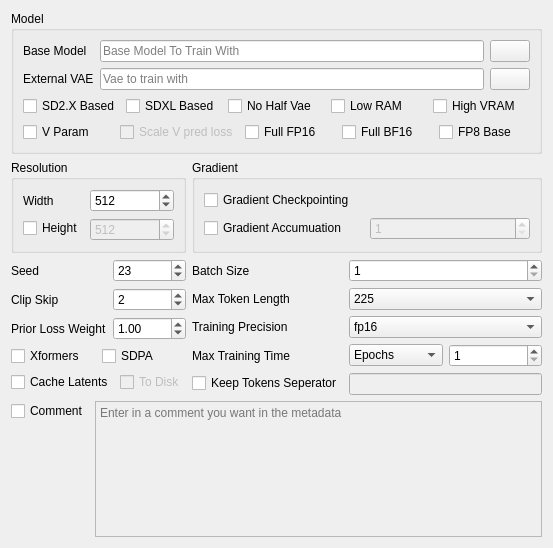
<?xml version="1.0" encoding="UTF-8"?>
<ui version="4.0">
 <class>base_args_ui</class>
 <widget class="QWidget" name="base_args_ui">
  <property name="geometry">
   <rect>
    <x>0</x>
    <y>0</y>
    <width>553</width>
    <height>548</height>
   </rect>
  </property>
  <property name="windowTitle">
   <string>Form</string>
  </property>
  <layout class="QGridLayout" name="gridLayout_3">
   <item row="5" column="1">
    <layout class="QFormLayout" name="formLayout_6">
     <item row="0" column="0">
      <widget class="QLabel" name="label_7">
       <property name="toolTip">
        <string>&lt;html&gt;&lt;head/&gt;&lt;body&gt;&lt;p&gt;The random seed that is used to do all randomization within the training process.&lt;/p&gt;&lt;/body&gt;&lt;/html&gt;</string>
       </property>
       <property name="text">
        <string>Seed</string>
       </property>
      </widget>
     </item>
     <item row="0" column="1">
      <widget class="SpinBox" name="seed_input">
       <property name="focusPolicy">
        <enum>Qt::StrongFocus</enum>
       </property>
       <property name="toolTip">
        <string>&lt;html&gt;&lt;head/&gt;&lt;body&gt;&lt;p&gt;The random seed that is used to do all randomization within the training process.&lt;/p&gt;&lt;/body&gt;&lt;/html&gt;</string>
       </property>
       <property name="minimum">
        <number>0</number>
       </property>
       <property name="maximum">
        <number>16777215</number>
       </property>
       <property name="value">
        <number>23</number>
       </property>
      </widget>
     </item>
     <item row="1" column="0">
      <widget class="QLabel" name="label_9">
       <property name="toolTip">
        <string>&lt;html&gt;&lt;head/&gt;&lt;body&gt;&lt;p&gt;The number of layers to skip while training. Generally, for SD1.X models, clip skip is either set to 1 or 2. SDXL doesn't need clip skip, however&lt;/p&gt;&lt;/body&gt;&lt;/html&gt;</string>
       </property>
       <property name="text">
        <string>Clip Skip</string>
       </property>
      </widget>
     </item>
     <item row="1" column="1">
      <widget class="SpinBox" name="clip_skip_input">
       <property name="focusPolicy">
        <enum>Qt::StrongFocus</enum>
       </property>
       <property name="toolTip">
        <string>&lt;html&gt;&lt;head/&gt;&lt;body&gt;&lt;p&gt;The number of layers to skip while training. Generally, for SD1.X models, clip skip is either set to 1 or 2. SDXL doesn't need clip skip, however&lt;/p&gt;&lt;/body&gt;&lt;/html&gt;</string>
       </property>
       <property name="minimum">
        <number>1</number>
       </property>
       <property name="value">
        <number>2</number>
       </property>
      </widget>
     </item>
     <item row="2" column="0">
      <widget class="QLabel" name="label_10">
       <property name="toolTip">
        <string>&lt;html&gt;&lt;head/&gt;&lt;body&gt;&lt;p&gt;Prior Loss Weight is the weight of the Prior Loss. Prior Loss is a loss specifically designed to help the model not erase concepts while it trains in new concepts. The weight is how much of an effect the Prior Loss has.&lt;/p&gt;&lt;/body&gt;&lt;/html&gt;</string>
       </property>
       <property name="text">
        <string>Prior Loss Weight</string>
       </property>
      </widget>
     </item>
     <item row="2" column="1">
      <widget class="DoubleSpinBox" name="loss_weight_input">
       <property name="focusPolicy">
        <enum>Qt::StrongFocus</enum>
       </property>
       <property name="toolTip">
        <string>&lt;html&gt;&lt;head/&gt;&lt;body&gt;&lt;p&gt;Prior Loss Weight is the weight of the Prior Loss. Prior Loss is a loss specifically designed to help the model not erase concepts while it trains in new concepts. The weight is how much of an effect the Prior Loss has.&lt;/p&gt;&lt;/body&gt;&lt;/html&gt;</string>
       </property>
       <property name="minimum">
        <double>0.010000000000000</double>
       </property>
       <property name="singleStep">
        <double>0.010000000000000</double>
       </property>
       <property name="value">
        <double>1.000000000000000</double>
       </property>
      </widget>
     </item>
     <item row="4" column="0" colspan="2">
      <layout class="QHBoxLayout" name="horizontalLayout_5">
       <item>
        <widget class="QCheckBox" name="cache_latents_enable">
         <property name="toolTip">
          <string>&lt;html&gt;&lt;head/&gt;&lt;body&gt;&lt;p&gt;Cache Latents Creates a cache of the latent representation of the images prior to training, this speeds up training, and slightly reduces VRAM requirements, but prevents the usage of random crop during runtime&lt;/p&gt;&lt;/body&gt;&lt;/html&gt;</string>
         </property>
         <property name="text">
          <string>Cache Latents</string>
         </property>
        </widget>
       </item>
       <item>
        <widget class="QCheckBox" name="cache_latents_to_disk_enable">
         <property name="enabled">
          <bool>false</bool>
         </property>
         <property name="toolTip">
          <string>&lt;html&gt;&lt;head/&gt;&lt;body&gt;&lt;p&gt;Cache Latents, but saves the cached files to disk, this means that if you intend to train on the same dataset multiple times, you are able to skip the caching step the second time onward&lt;/p&gt;&lt;/body&gt;&lt;/html&gt;</string>
         </property>
         <property name="text">
          <string>To Disk</string>
         </property>
        </widget>
       </item>
      </layout>
     </item>
     <item row="3" column="0" colspan="2">
      <layout class="QHBoxLayout" name="horizontalLayout_7">
       <item>
        <widget class="QCheckBox" name="xformers_enable">
         <property name="enabled">
          <bool>true</bool>
         </property>
         <property name="toolTip">
          <string>&lt;html&gt;&lt;head/&gt;&lt;body&gt;&lt;p&gt;XFormers Is a memory optimization library that drastically reduces VRAM usage while not reducing speed of training very much.&lt;/p&gt;&lt;/body&gt;&lt;/html&gt;</string>
         </property>
         <property name="text">
          <string>Xformers</string>
         </property>
         <property name="checked">
          <bool>false</bool>
         </property>
        </widget>
       </item>
       <item>
        <widget class="QCheckBox" name="sdpa_enable">
         <property name="toolTip">
          <string>&lt;html&gt;&lt;head/&gt;&lt;body&gt;&lt;p&gt;SDPA Is a PyTorch memory optimization that drastically reduces VRAM usage while not reducing speed of training very much.&lt;/p&gt;&lt;/body&gt;&lt;/html&gt;</string>
         </property>
         <property name="text">
          <string>SDPA</string>
         </property>
        </widget>
       </item>
      </layout>
     </item>
    </layout>
   </item>
   <item row="4" column="1">
    <widget class="QGroupBox" name="resolution_box">
     <property name="toolTip">
      <string>&lt;html&gt;&lt;head/&gt;&lt;body&gt;&lt;p&gt;The base resolution that you are training at. If Height isn't checked, Width acts as both Width and Height. Typically SD1.X models are trained at 512x512, and SDXL models are trained at 1024x1024&lt;/p&gt;&lt;/body&gt;&lt;/html&gt;</string>
     </property>
     <property name="title">
      <string>Resolution</string>
     </property>
     <layout class="QFormLayout" name="formLayout">
      <item row="0" column="0">
       <widget class="QLabel" name="label">
        <property name="text">
         <string>Width</string>
        </property>
       </widget>
      </item>
      <item row="0" column="1">
       <widget class="SpinBox" name="width_input">
        <property name="focusPolicy">
         <enum>Qt::StrongFocus</enum>
        </property>
        <property name="toolTip">
         <string/>
        </property>
        <property name="minimum">
         <number>1</number>
        </property>
        <property name="maximum">
         <number>16777215</number>
        </property>
        <property name="value">
         <number>512</number>
        </property>
       </widget>
      </item>
      <item row="1" column="1">
       <widget class="SpinBox" name="height_input">
        <property name="enabled">
         <bool>false</bool>
        </property>
        <property name="focusPolicy">
         <enum>Qt::StrongFocus</enum>
        </property>
        <property name="toolTip">
         <string/>
        </property>
        <property name="minimum">
         <number>1</number>
        </property>
        <property name="maximum">
         <number>16777215</number>
        </property>
        <property name="value">
         <number>512</number>
        </property>
       </widget>
      </item>
      <item row="1" column="0">
       <widget class="QCheckBox" name="height_enable">
        <property name="text">
         <string>Height</string>
        </property>
       </widget>
      </item>
     </layout>
    </widget>
   </item>
   <item row="5" column="2">
    <layout class="QFormLayout" name="formLayout_5">
     <item row="0" column="0">
      <widget class="QLabel" name="label_3">
       <property name="toolTip">
        <string>&lt;html&gt;&lt;head/&gt;&lt;body&gt;&lt;p&gt;Batch Size represents the maximum number of images within any given Batch. Due to bucketing, a Batch may not always be a full batch, as it is only possible to batch from the same bucket&lt;/p&gt;&lt;/body&gt;&lt;/html&gt;</string>
       </property>
       <property name="text">
        <string>Batch Size</string>
       </property>
      </widget>
     </item>
     <item row="0" column="1">
      <widget class="SpinBox" name="batch_size_input">
       <property name="focusPolicy">
        <enum>Qt::StrongFocus</enum>
       </property>
       <property name="toolTip">
        <string>&lt;html&gt;&lt;head/&gt;&lt;body&gt;&lt;p&gt;Batch Size represents the maximum number of images within any given Batch. Due to bucketing, a Batch may not always be a full batch, as it is only possible to batch from the same bucket&lt;/p&gt;&lt;/body&gt;&lt;/html&gt;</string>
       </property>
       <property name="minimum">
        <number>1</number>
       </property>
      </widget>
     </item>
     <item row="1" column="0">
      <widget class="QLabel" name="label_2">
       <property name="toolTip">
        <string>&lt;html&gt;&lt;head/&gt;&lt;body&gt;&lt;p&gt;Max Token Length represents the largest size a training prompt can be. Note that tokens are not the same as words.&lt;/p&gt;&lt;/body&gt;&lt;/html&gt;</string>
       </property>
       <property name="text">
        <string>Max Token Length</string>
       </property>
      </widget>
     </item>
     <item row="1" column="1">
      <widget class="ComboBox" name="max_token_selector">
       <property name="focusPolicy">
        <enum>Qt::StrongFocus</enum>
       </property>
       <property name="toolTip">
        <string>&lt;html&gt;&lt;head/&gt;&lt;body&gt;&lt;p&gt;Max Token Length represents the largest size a training prompt can be. Note that tokens are not the same as words.&lt;/p&gt;&lt;/body&gt;&lt;/html&gt;</string>
       </property>
       <item>
        <property name="text">
         <string>225</string>
        </property>
       </item>
       <item>
        <property name="text">
         <string>150</string>
        </property>
       </item>
       <item>
        <property name="text">
         <string>75</string>
        </property>
       </item>
      </widget>
     </item>
     <item row="2" column="0">
      <widget class="QLabel" name="label_5">
       <property name="toolTip">
        <string>&lt;html&gt;&lt;head/&gt;&lt;body&gt;&lt;p&gt;Training Precision, otherwise known as Mixed Precision, is the main precision that is trained at. Generally, there are parts of the model that trains better at FP32 (full), so mixed precision allows for such parts to be in full precision while keeping the majority in a lower, more VRAM friendly precision.&lt;/p&gt;&lt;/body&gt;&lt;/html&gt;</string>
       </property>
       <property name="text">
        <string>Training Precision</string>
       </property>
      </widget>
     </item>
     <item row="2" column="1">
      <widget class="ComboBox" name="mixed_precision_selector">
       <property name="focusPolicy">
        <enum>Qt::StrongFocus</enum>
       </property>
       <property name="toolTip">
        <string>&lt;html&gt;&lt;head/&gt;&lt;body&gt;&lt;p&gt;Training Precision, otherwise known as Mixed Precision, is the main precision that is trained at. Generally, there are parts of the model that trains better at FP32 (full), so mixed precision allows for such parts to be in full precision while keeping the majority in a lower, more VRAM friendly precision.&lt;/p&gt;&lt;/body&gt;&lt;/html&gt;</string>
       </property>
       <item>
        <property name="text">
         <string>fp16</string>
        </property>
       </item>
       <item>
        <property name="text">
         <string>bf16</string>
        </property>
       </item>
       <item>
        <property name="text">
         <string>float</string>
        </property>
       </item>
      </widget>
     </item>
     <item row="3" column="0">
      <widget class="QLabel" name="label_6">
       <property name="toolTip">
        <string>&lt;html&gt;&lt;head/&gt;&lt;body&gt;&lt;p&gt;Max Training Time can be in epochs or in steps. The step calculation for epochs will match perfectly with how sd-scripts calculates their steps if used.&lt;/p&gt;&lt;/body&gt;&lt;/html&gt;</string>
       </property>
       <property name="text">
        <string>Max Training Time</string>
       </property>
      </widget>
     </item>
     <item row="3" column="1">
      <layout class="QHBoxLayout" name="horizontalLayout_3">
       <item>
        <widget class="ComboBox" name="max_train_selector">
         <property name="focusPolicy">
          <enum>Qt::StrongFocus</enum>
         </property>
         <property name="toolTip">
          <string>&lt;html&gt;&lt;head/&gt;&lt;body&gt;&lt;p&gt;Max Training Time can be in epochs or in steps. The step calculation for epochs will match perfectly with how sd-scripts calculates their steps if used.&lt;/p&gt;&lt;/body&gt;&lt;/html&gt;</string>
         </property>
         <item>
          <property name="text">
           <string>Epochs</string>
          </property>
         </item>
         <item>
          <property name="text">
           <string>Steps</string>
          </property>
         </item>
        </widget>
       </item>
       <item>
        <widget class="SpinBox" name="max_train_input">
         <property name="focusPolicy">
          <enum>Qt::StrongFocus</enum>
         </property>
         <property name="toolTip">
          <string>&lt;html&gt;&lt;head/&gt;&lt;body&gt;&lt;p&gt;Max Training Time can be in epochs or in steps. The step calculation for epochs will match perfectly with how sd-scripts calculates their steps if used.&lt;/p&gt;&lt;/body&gt;&lt;/html&gt;</string>
         </property>
         <property name="minimum">
          <number>1</number>
         </property>
         <property name="maximum">
          <number>16777215</number>
         </property>
        </widget>
       </item>
      </layout>
     </item>
     <item row="4" column="0">
      <widget class="QCheckBox" name="keep_tokens_seperator_enable">
       <property name="toolTip">
        <string>&lt;html&gt;&lt;head/&gt;&lt;body&gt;&lt;p&gt;Keep Tokens Seperator is an alternative way to allow for dynamic keep tokens per file versus per folder. Typically this would be used with a string like ||| which is all but guarenteed not to show up within any caption&lt;/p&gt;&lt;/body&gt;&lt;/html&gt;</string>
       </property>
       <property name="text">
        <string>Keep Tokens Seperator</string>
       </property>
      </widget>
     </item>
     <item row="4" column="1">
      <widget class="LineEditWithHighlight" name="keep_tokens_seperator_input">
       <property name="enabled">
        <bool>false</bool>
       </property>
       <property name="toolTip">
        <string>&lt;html&gt;&lt;head/&gt;&lt;body&gt;&lt;p&gt;Keep Tokens Seperator is an alternative way to allow for dynamic keep tokens per file versus per folder. Typically this would be used with a string like ||| which is all but guarenteed not to show up within any caption&lt;/p&gt;&lt;/body&gt;&lt;/html&gt;</string>
       </property>
      </widget>
     </item>
    </layout>
   </item>
   <item row="4" column="2">
    <widget class="QGroupBox" name="groupBox">
     <property name="title">
      <string>Gradient</string>
     </property>
     <layout class="QHBoxLayout" name="horizontalLayout_8">
      <item>
       <layout class="QGridLayout" name="gridLayout">
        <item row="1" column="0">
         <widget class="QCheckBox" name="grad_accumulation_enable">
          <property name="toolTip">
           <string>&lt;html&gt;&lt;head/&gt;&lt;body&gt;&lt;p&gt;Gradient Accumulation is a tweak that does X gradient Accumulation steps for each batch, as such, you can treat it like an extension of your batch size. For example, Gradient Accumulation steps of 2, with a batch size of 4 would give you 2 batches of 4 per step, effectively making it a batch size of 8. One benefit to Gradient Accumulation that you do not have with straight batch size is that the batches may be from different buckets.&lt;/p&gt;&lt;/body&gt;&lt;/html&gt;</string>
          </property>
          <property name="text">
           <string>Gradient Accumuation</string>
          </property>
         </widget>
        </item>
        <item row="1" column="1">
         <widget class="SpinBox" name="grad_accumulation_input">
          <property name="enabled">
           <bool>false</bool>
          </property>
          <property name="focusPolicy">
           <enum>Qt::StrongFocus</enum>
          </property>
          <property name="toolTip">
           <string>&lt;html&gt;&lt;head/&gt;&lt;body&gt;&lt;p&gt;Gradient Accumulation is a tweak that does X gradient Accumulation steps for each batch, as such, you can treat it like an extension of your batch size. For example, Gradient Accumulation steps of 2, with a batch size of 4 would give you 2 batches of 4 per step, effectively making it a batch size of 8. One benefit to Gradient Accumulation that you do not have with straight batch size is that the batches may be from different buckets.&lt;/p&gt;&lt;/body&gt;&lt;/html&gt;</string>
          </property>
          <property name="minimum">
           <number>1</number>
          </property>
         </widget>
        </item>
        <item row="0" column="0" colspan="2">
         <widget class="QCheckBox" name="grad_checkpointing_enable">
          <property name="toolTip">
           <string>&lt;html&gt;&lt;head/&gt;&lt;body&gt;&lt;p&gt;Gradient Checkpointing sacrifices some speed for a reduction of VRAM. Particularly useful if you are using a GPU with less VRAM&lt;/p&gt;&lt;/body&gt;&lt;/html&gt;</string>
          </property>
          <property name="text">
           <string>Gradient Checkpointing</string>
          </property>
         </widget>
        </item>
       </layout>
      </item>
     </layout>
    </widget>
   </item>
   <item row="3" column="1" colspan="2">
    <widget class="QGroupBox" name="base_model_box">
     <property name="sizePolicy">
      <sizepolicy hsizetype="Preferred" vsizetype="Fixed">
       <horstretch>0</horstretch>
       <verstretch>0</verstretch>
      </sizepolicy>
     </property>
     <property name="title">
      <string>Model</string>
     </property>
     <layout class="QFormLayout" name="formLayout_3">
      <item row="0" column="0">
       <widget class="QLabel" name="label_4">
        <property name="toolTip">
         <string>&lt;html&gt;&lt;head/&gt;&lt;body&gt;&lt;p&gt;The base model you want to train on. Typically this would be a model from the SD1.X, 2.X and SDXL families&lt;/p&gt;&lt;/body&gt;&lt;/html&gt;</string>
        </property>
        <property name="text">
         <string>Base Model</string>
        </property>
       </widget>
      </item>
      <item row="0" column="1">
       <layout class="QHBoxLayout" name="horizontalLayout">
        <item>
         <widget class="DragDropLineEdit" name="base_model_input">
          <property name="toolTip">
           <string>&lt;html&gt;&lt;head/&gt;&lt;body&gt;&lt;p&gt;The base model you want to train on. Typically this would be a model from the SD1.X, 2.X and SDXL families&lt;/p&gt;&lt;/body&gt;&lt;/html&gt;</string>
          </property>
          <property name="placeholderText">
           <string>Base Model To Train With</string>
          </property>
         </widget>
        </item>
        <item>
         <widget class="QPushButton" name="base_model_selector">
          <property name="toolTip">
           <string>&lt;html&gt;&lt;head/&gt;&lt;body&gt;&lt;p&gt;The base model you want to train on. Typically this would be a model from the SD1.X, 2.X and SDXL families&lt;/p&gt;&lt;/body&gt;&lt;/html&gt;</string>
          </property>
          <property name="text">
           <string/>
          </property>
         </widget>
        </item>
       </layout>
      </item>
      <item row="3" column="0" colspan="2">
       <layout class="QHBoxLayout" name="horizontalLayout_6">
        <item>
         <widget class="QCheckBox" name="v_param_enable">
          <property name="enabled">
           <bool>true</bool>
          </property>
          <property name="toolTip">
           <string>&lt;html&gt;&lt;head/&gt;&lt;body&gt;&lt;p&gt;V param, short for V-Paramatarization, is a noise schedule that some models use. You can set this to train with this noise schedule versus the EDM version of typical SD1.X and SDXL models&lt;/p&gt;&lt;/body&gt;&lt;/html&gt;</string>
          </property>
          <property name="text">
           <string>V Param</string>
          </property>
         </widget>
        </item>
        <item>
         <widget class="QCheckBox" name="v_pred_enable">
          <property name="enabled">
           <bool>false</bool>
          </property>
          <property name="toolTip">
           <string>&lt;html&gt;&lt;head/&gt;&lt;body&gt;&lt;p&gt;Scales the loss to be in line with EDM&lt;/p&gt;&lt;/body&gt;&lt;/html&gt;</string>
          </property>
          <property name="text">
           <string>Scale V pred loss</string>
          </property>
         </widget>
        </item>
        <item>
         <widget class="QCheckBox" name="FP16_enable">
          <property name="toolTip">
           <string>&lt;html&gt;&lt;head/&gt;&lt;body&gt;&lt;p&gt;Allows training on full fp16. Not compatable with full bf16 or training precision&lt;/p&gt;&lt;/body&gt;&lt;/html&gt;</string>
          </property>
          <property name="text">
           <string>Full FP16</string>
          </property>
         </widget>
        </item>
        <item>
         <widget class="QCheckBox" name="BF16_enable">
          <property name="toolTip">
           <string>&lt;html&gt;&lt;head/&gt;&lt;body&gt;&lt;p&gt;Train in full BF16. Not compatable with full fp16 or training precision&lt;/p&gt;&lt;/body&gt;&lt;/html&gt;</string>
          </property>
          <property name="text">
           <string>Full BF16</string>
          </property>
         </widget>
        </item>
        <item>
         <widget class="QCheckBox" name="FP8_enable">
          <property name="toolTip">
           <string>&lt;html&gt;&lt;head/&gt;&lt;body&gt;&lt;p&gt;Loads the base model in FP8, which should reduce VRAM usage. Training Precision must be one of FP16 or BF16&lt;/p&gt;&lt;/body&gt;&lt;/html&gt;</string>
          </property>
          <property name="text">
           <string>FP8 Base</string>
          </property>
         </widget>
        </item>
       </layout>
      </item>
      <item row="2" column="0" colspan="2">
       <layout class="QHBoxLayout" name="horizontalLayout_2">
        <item>
         <widget class="QCheckBox" name="v2_enable">
          <property name="toolTip">
           <string>&lt;html&gt;&lt;head/&gt;&lt;body&gt;&lt;p&gt;Select this if you are using an SD2.X based model.&lt;/p&gt;&lt;/body&gt;&lt;/html&gt;</string>
          </property>
          <property name="text">
           <string>SD2.X Based</string>
          </property>
         </widget>
        </item>
        <item>
         <widget class="QCheckBox" name="sdxl_enable">
          <property name="toolTip">
           <string>&lt;html&gt;&lt;head/&gt;&lt;body&gt;&lt;p&gt;Select this if you are using an SDXL based model.&lt;/p&gt;&lt;/body&gt;&lt;/html&gt;</string>
          </property>
          <property name="text">
           <string>SDXL Based</string>
          </property>
         </widget>
        </item>
        <item>
         <widget class="QCheckBox" name="no_half_vae_enable">
          <property name="toolTip">
           <string>&lt;html&gt;&lt;head/&gt;&lt;body&gt;&lt;p&gt;This loads the VAE in FP32 or full precision, increases VRAM usage, but is sometimes required on older graphics cards.&lt;/p&gt;&lt;/body&gt;&lt;/html&gt;</string>
          </property>
          <property name="text">
           <string>No Half Vae</string>
          </property>
         </widget>
        </item>
        <item>
         <widget class="QCheckBox" name="low_ram_enable">
          <property name="toolTip">
           <string>&lt;html&gt;&lt;head/&gt;&lt;body&gt;&lt;p&gt;Enable this if it is crashing due to you running out of system RAM. Typically, this would only be used when interfacing with Google Colab&lt;/p&gt;&lt;/body&gt;&lt;/html&gt;</string>
          </property>
          <property name="text">
           <string>Low RAM</string>
          </property>
         </widget>
        </item>
        <item>
         <widget class="QCheckBox" name="high_vram_enable">
          <property name="text">
           <string>High VRAM</string>
          </property>
         </widget>
        </item>
       </layout>
      </item>
      <item row="1" column="0">
       <widget class="QLabel" name="label_11">
        <property name="toolTip">
         <string>&lt;html&gt;&lt;head/&gt;&lt;body&gt;&lt;p&gt;An external VAE. Typically used if the VAE in the base model is of poor quality&lt;/p&gt;&lt;/body&gt;&lt;/html&gt;</string>
        </property>
        <property name="text">
         <string>External VAE</string>
        </property>
       </widget>
      </item>
      <item row="1" column="1">
       <layout class="QHBoxLayout" name="horizontalLayout_4">
        <item>
         <widget class="DragDropLineEdit" name="vae_input">
          <property name="toolTip">
           <string>&lt;html&gt;&lt;head/&gt;&lt;body&gt;&lt;p&gt;An external VAE. Typically used if the VAE in the base model is of poor quality&lt;/p&gt;&lt;/body&gt;&lt;/html&gt;</string>
          </property>
          <property name="placeholderText">
           <string>Vae to train with</string>
          </property>
         </widget>
        </item>
        <item>
         <widget class="QPushButton" name="vae_selector">
          <property name="toolTip">
           <string>&lt;html&gt;&lt;head/&gt;&lt;body&gt;&lt;p&gt;An external VAE. Typically used if the VAE in the base model is of poor quality&lt;/p&gt;&lt;/body&gt;&lt;/html&gt;</string>
          </property>
          <property name="text">
           <string/>
          </property>
         </widget>
        </item>
       </layout>
      </item>
     </layout>
    </widget>
   </item>
   <item row="6" column="1" colspan="2">
    <layout class="QFormLayout" name="formLayout_2">
     <item row="0" column="0">
      <widget class="QCheckBox" name="comment_enable">
       <property name="toolTip">
        <string>&lt;html&gt;&lt;head/&gt;&lt;body&gt;&lt;p&gt;Comment is a place where you can provide a comment within the metadata of the model. Unfortunately you are fairly limited on what works within the metadata, as things such as quotes, newlines, and slashes are iffy at best, or don't work at all at worst.&lt;/p&gt;&lt;/body&gt;&lt;/html&gt;</string>
       </property>
       <property name="text">
        <string>Comment</string>
       </property>
      </widget>
     </item>
     <item row="0" column="1">
      <widget class="QTextEdit" name="comment_input">
       <property name="enabled">
        <bool>false</bool>
       </property>
       <property name="toolTip">
        <string>&lt;html&gt;&lt;head/&gt;&lt;body&gt;&lt;p&gt;Comment is a place where you can provide a comment within the metadata of the model. Unfortunately you are fairly limited on what works within the metadata, as things such as quotes, newlines, and slashes are iffy at best, or don't work at all at worst.&lt;/p&gt;&lt;/body&gt;&lt;/html&gt;</string>
       </property>
       <property name="placeholderText">
        <string>Enter in a comment you want in the metadata</string>
       </property>
      </widget>
     </item>
    </layout>
   </item>
  </layout>
 </widget>
 <customwidgets>
  <customwidget>
   <class>SpinBox</class>
   <extends>QSpinBox</extends>
   <header>modules.ScrollOnSelect.h</header>
  </customwidget>
  <customwidget>
   <class>ComboBox</class>
   <extends>QComboBox</extends>
   <header>modules.ScrollOnSelect.h</header>
  </customwidget>
  <customwidget>
   <class>DoubleSpinBox</class>
   <extends>QDoubleSpinBox</extends>
   <header>modules.ScrollOnSelect.h</header>
  </customwidget>
  <customwidget>
   <class>DragDropLineEdit</class>
   <extends>QLineEdit</extends>
   <header>modules.DragDropLineEdit.h</header>
  </customwidget>
  <customwidget>
   <class>LineEditWithHighlight</class>
   <extends>QLineEdit</extends>
   <header>modules.LineEditHighlight.h</header>
  </customwidget>
 </customwidgets>
 <resources/>
 <connections/>
</ui>
